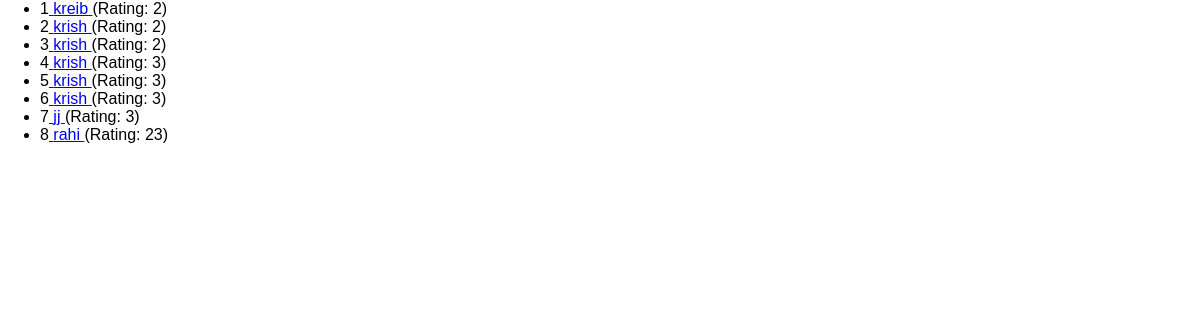
The app's page /reviews with its own data.
### reviews/models.py (models this page shows)
class ReviewModel(models.Model):
    user_name = models.CharField(max_length=100)
    review_text = models.TextField()        # We use here TexField and in form we use CharField
    rating = models.IntegerField()

### reviews/views.py (the view)
# urls.py: path('reviews', views.ReviewListView.as_view()),
class ReviewListView(ListView):
    template_name = "reviews/review_list.html"
    model = ReviewModel
    context_object_name = 'reviews'

### reviews/templates/reviews/review_list.html (shortened to what this page needs)
{% extends 'reviews/base.html' %}
{% block body %}
    <ul>
        {% for review in reviews %}
            <li>{{ review.id }}<a href={% url 'review-detail' pk=review.id %}>  {{ review.user_name }} </a> (Rating: {{review.rating}})</li>
        {% endfor %}
    </ul>
{% endblock %}

### reviews/templates/reviews/base.html (shortened to what this page needs)
{% load static %}
<html>
    <head>
        <link rel="stylesheet" href="{% static "reviews/style.css" %}">
    </head>
    <body>
        {% block body %}
        {% endblock %}
    </body>
</html>

### reviews/static/reviews/style.css (style rules this page uses)
body { font-family: sans-serif; margin: 0; }

### records on screen
ReviewModel: id "1", user_name "kreib", rating "2"
ReviewModel: id "2", user_name "krish", rating "2"
ReviewModel: id "3", user_name "krish", rating "2"
ReviewModel: id "4", user_name "krish", rating "3"
ReviewModel: id "5", user_name "krish", rating "3"
ReviewModel: id "6", user_name "krish", rating "3"
ReviewModel: id "7", user_name "jj", rating "3"
ReviewModel: id "8", user_name "rahi", rating "23"
